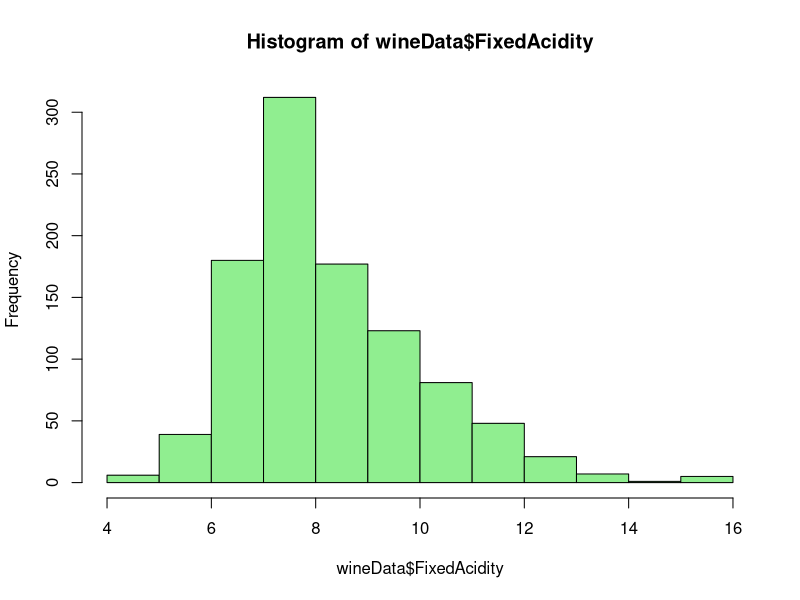
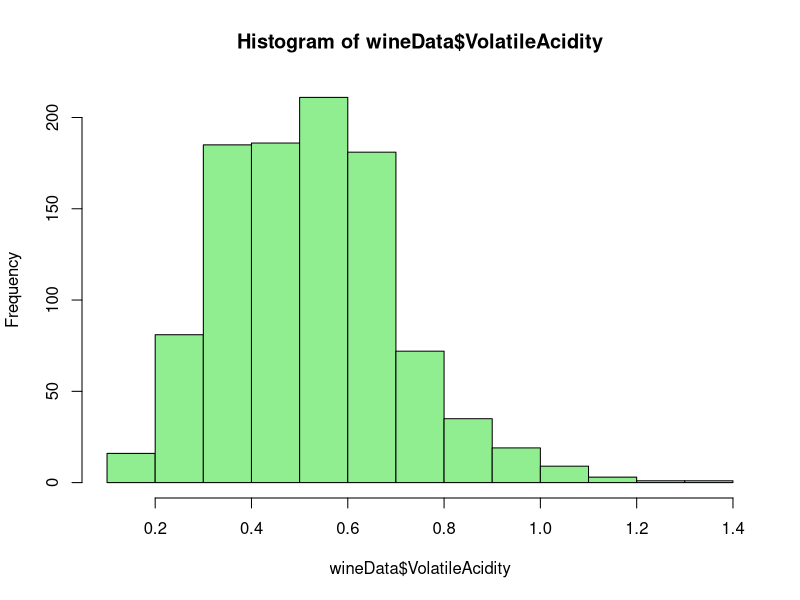
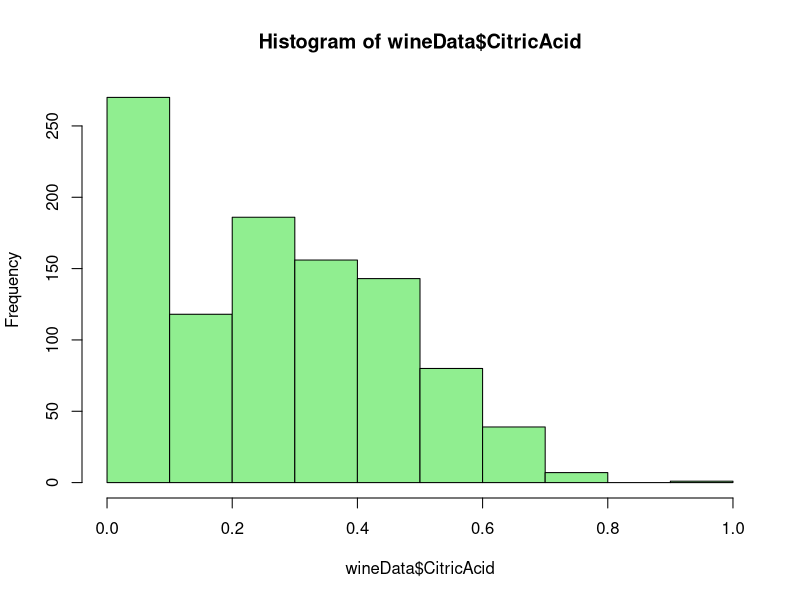
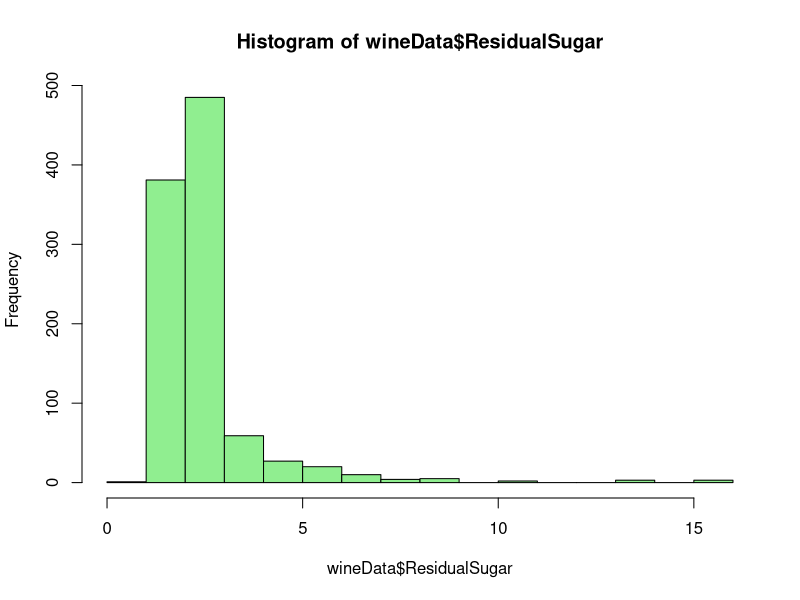
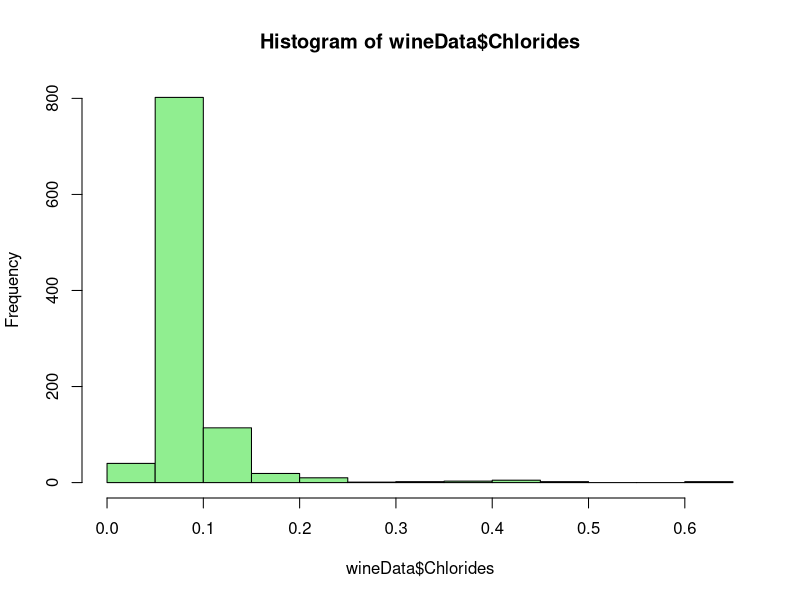
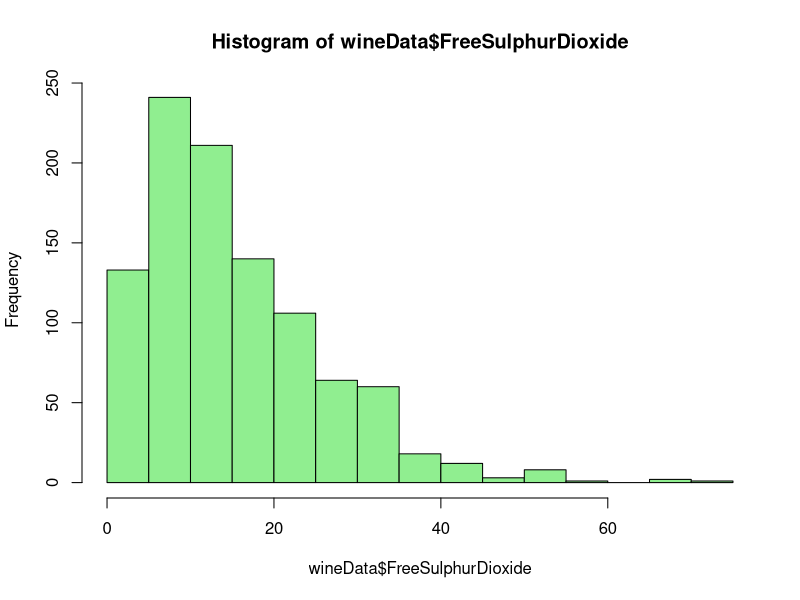
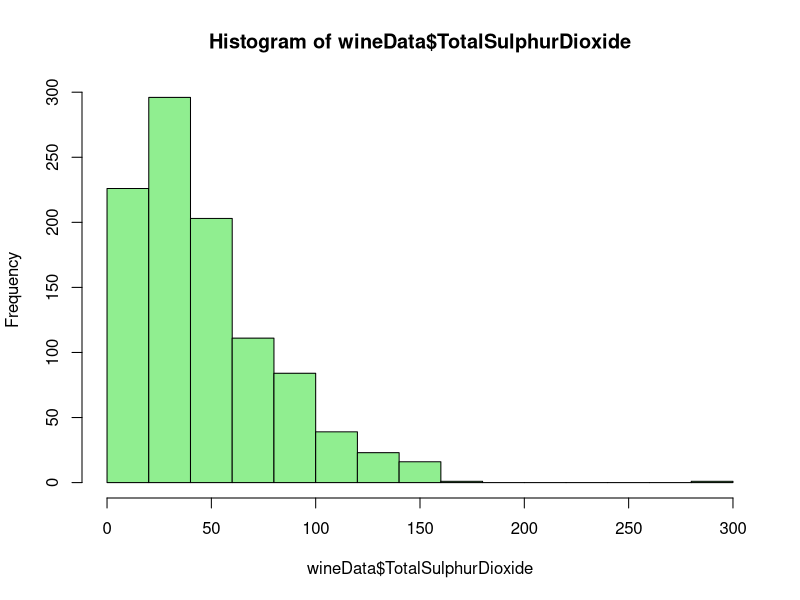
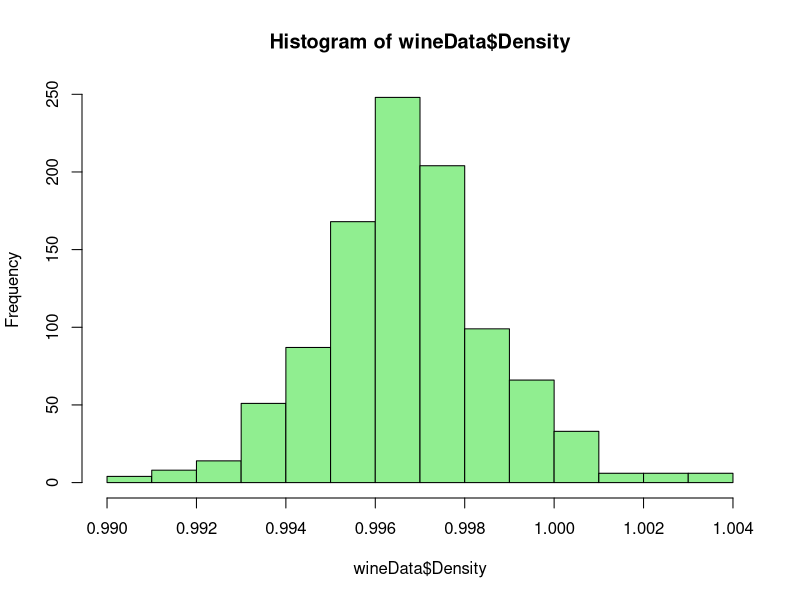

These figures' R source, in order:
# =========================================================
# CZ 4073 - Data Science For Business
# Assignment 1
# Name: KAMATH SHANTANU ARUN
# Matric Card: U1422577F
# =========================================================

# Problem 1:
# In this problem, our dataset is -- assign1_WineData.csv
# The solution of the problem looks to fit an optimal linear
# regression model to predict the "Quality" of the wine

# ---------------------------------------------------------
# Importing the dataset Week04wineData.csv as wineData
wineData <- read.csv("assign1_WineData.csv", header = TRUE)

# ---------------------------------------------------------
# Performing some basic exploratory data analysis

# Dimensional information of the dataset
dim(wineData)
# Here we find that we have information of 1000 instances 
# of wine and there are 12 different variables that
# describe it

# Labels of the variables in the dataset
names(wineData)
# It provides us the names of each of the 12 variables

# Structure of the dataset
str(wineData)
# We find that the data is stored in a "data.frame"
# All of the variable have numeric data type

# First few rows of the data
head(wineData)
# Last few rows of the data
tail(wineData)
# heads and tails provide a general idea in terms of 
# the variables actual values and their magnitudes

# Summary statistics for all variables
summary(wineData)
# It returns a table with the results of the summary
# function applied to each column in the data frame

# For each column, it returns the minimum value, 1st quantile, 
# median, mean, 3rd quantile and the maximum value
# Providing us with the spread, distribution and central 
# tendency of the variables

# ---------------------------------------------------------
# Visulisation of the dataset

# Viewing histograms of individual variables to understand 
# its distribution shape, center, range and variation
hist(wineData$FixedAcidity, col = "lightgreen")
hist(wineData$VolatileAcidity, col = "lightgreen")
hist(wineData$CitricAcid, col = "lightgreen")
hist(wineData$ResidualSugar, col = "lightgreen")
hist(wineData$Chlorides, col = "lightgreen")
hist(wineData$FreeSulphurDioxide, col = "lightgreen")
hist(wineData$TotalSulphurDioxide, col = "lightgreen")
hist(wineData$Density, col = "lightgreen")
hist(wineData$pH, col = "lightgreen")
hist(wineData$Sulphates, col = "lightgreen")
hist(wineData$Alcohol, col = "lightgreen")
hist(wineData$Quality, col = "lightgreen")
# Most of the plots show a normal distribution while others
# show right skewed distribution

# Boxplots of all individual variables
# checking correspondence with summary statistics
boxplot(wineData$FixedAcidity , horizontal = TRUE, col = "steelblue")
boxplot(wineData$VolatileAcidity, horizontal = TRUE, col = "steelblue")
boxplot(wineData$CitricAcid, horizontal = TRUE, col = "steelblue")
boxplot(wineData$ResidualSugar, horizontal = TRUE, col = "steelblue")
boxplot(wineData$Chlorides, horizontal = TRUE, col = "steelblue")
boxplot(wineData$FreeSulphurDioxide, horizontal = TRUE, col = "steelblue")
boxplot(wineData$TotalSulphurDioxide, horizontal = TRUE, col = "steelblue")
boxplot(wineData$Density, horizontal = TRUE, col = "steelblue")
boxplot(wineData$pH, horizontal = TRUE, col = "steelblue")
boxplot(wineData$Sulphates, horizontal = TRUE, col = "steelblue")
boxplot(wineData$Alcohol, horizontal = TRUE, col = "steelblue")
boxplot(wineData$Quality, horizontal = TRUE, col = "steelblue")
# Box plots were able to clearly point out potential outliers 
# and provide a better sense on where the median or mean lie
# hence improving our understanding of the frequency histograms
# and the entire dataset


# ---------------------------------------------------------
# Checking correlation between the variable of the dataset
cor(wineData)
# install.packages("corrplot")
library(corrplot)
corrplot.mixed(cor(wineData))
# corrplot library uses colours and shape to visual represent
# the strength of the correlations in a matrix format

# With the correlation matrix, we find that "Quality" doesnot 
# have a very strong correlation with any of the variables.
# The most correlation being with Alcohol (0.47) and 
# VolatileAcidity (-0.39)
# Low or zero correlated variable will be least significant 
# and would be eliminated early to create the best model

# The highest correlation(|0.66-0.67|) found was betwen 
# FixedAcidity & Density,
# FixedAcidity & pH,
# FixedAcidity & CitricAcid
# FreeSulphurDioxide & TotalSulphurDioxide,
# Hence these variables are likely to absorb each others
# contribution to Quality and may cause them to be futile
# in predicting Quality

# ---------------------------------------------------------
# Plotting two-dimensional scatterplots of all pairs of variables
pairs(wineData, pch = 19, col = "blue")
# Viewing the scatter plots we can understand why the correlation
# of the various variable pairs are either high or low
# It is difficult to judge the plots that involve Quality because
# its type is integer and more discrete than continuous.

# The scatter plot between sulphate and Quality seem to be less 
# spherical and hence point towards some linearity/nonlinearity
# which would be a good place to do some trial and error.

# ---------------------------------------------------------
# Perform Linear Regression (Quality vs rest of the variables)

# We will use adjusted R-squared as the metric to determine
# if the model is improving

# Linear model on Quality vs Rest of the variables
# Model 1. - Full Model
lmFit1 <- lm(Quality ~ ., data = wineData)

# Display the summary of Model 1.
summary(lmFit1)

# The "Full Model" summary statistics provide us with information
# on the formula, residuals, and coefficients.
# The coefficients provide a scale of significance on each of
# the variables that provide a contribution on predicting the Quality.

# ---------------------------------------------------------
# Building an Updated Model by removing the least significant 
# variable at a time

# To do so, we would want to eliminate the most insignificant
# variables having "." or lesser on the scale.
# With variables having the same significance, we will use 
# Probability (Pr) to decide

# The value in the Pr colum informs us of the probability of 
# coefficient of the variable to go to zero. The higher the 
# probability the lower its significance.

# Linear Model on Quality vs Rest minus FixedAcidity
# Model 2.
lmFit2 <- update(lmFit1, ~ . - FixedAcidity, data = wineData)

# Display the summary of the updated linear model
summary(lmFit2)

# In Model 2,  we removed the variable FixedAcidity (Pr = 0.76) 
# as it was the least significant
# This helped improve the R-squared to 0.3413 from 0.3407

# Linear Model on Quality vs Rest minus FixedAcidity, CitricAcid
# Model 3.
lmFit3 <- update(lmFit2, ~ . - CitricAcid, data = wineData)

# Display the summary of the updated linear model
summary(lmFit3)

# Similarly in Model 3, we removed the variable CitricAcid (Pr = 0.75) 
# This helped improve the R-squared to 0.3419 from 0.3413

# Linear Model on Quality vs Rest minus FixedAcidity, CitricAcid,
# ResidualSugar
# Model 4.
lmFit4 <- update(lmFit3, ~ . - ResidualSugar, data = wineData)

# Display the summary of the updated linear model
summary(lmFit4)

# Similarly in Model 4, we removed the variable ResidualSugar (Pr = 0.33) 
# This helped improve the R-squared to 0.342 from 0.3419

# Linear Model on Quality vs Rest minus FixedAcidity, CitricAcid,
# ResidualSugar, Density
# Model 5.
lmFit5 <- update(lmFit4, ~ . - Density, data = wineData)

# Display the summary of the updated linear model
summary(lmFit5)

# Lastly in Model 5, we removed the variable Density (Pr = 0.48) 
# This helped improve the R-squared to 0.3423 from 0.3420

# Now we have covered the linearity part of the model 
# and kept only the variables that have a significance of 
# Pr lower than 0.05 (*).

# ---------------------------------------------------------
# Checking for Non-linear Relations with Variables

# Plotting Quality vs all the remaining variables 
# individually to try and better understand and detect 
# non-linearity
plot(wineData$VolatileAcidity, wineData$Quality, pch = 19, col = "blue")
plot(wineData$Chlorides, wineData$Quality, pch = 19, col = "blue")
plot(wineData$FreeSulphurDioxide, wineData$Quality, pch = 19, col = "blue")
plot(wineData$TotalSulphurDioxide, wineData$Quality, pch = 19, col = "blue")
plot(wineData$pH, wineData$Quality, pch = 19, col = "blue")
plot(wineData$Sulphates, wineData$Quality, pch = 19, col = "blue")
plot(wineData$Alcohol, wineData$Quality, pch = 19, col = "blue")

# Most of the plots show no non-linearity, except for sulphates
# which is unclear and ambiguous on its nonlinearity

# Fitting the linear model on Quality vs remaining variables but
# introducing non-linear term as per observations above

# Model 6.
lmFit6 <- update(lmFit5, ~ . + I(Sulphates^2), data = wineData)

# Display the summary of the updated linear model
summary(lmFit6)

# With addition of an independant variable (sulphates)^2 in
# Model 6, we could see that the doubt was indeed correct and
# the variable is useful and highly significant in predicting
# Quality. It helped improve the R-squared to 0.3640 from 0.3423

# We now further look to eliminate the least significant variables.
# We can see that FreeSulphurDioxide has lost its significance due 
# the presence of the new variable, that absorbed its contribution.

# Linear Model 6 minus FreeSulphurDioxide
# Model 7.
lmFit7 <- update(lmFit6, ~ . - FreeSulphurDioxide, data = wineData)

# Display the summary of the updated linear model
summary(lmFit7)

# The elimination of FreeSulphurDioxide decreased the R-squared to
# 0.363 from 0.364 but it increased the F-statistic and Degrees of 
# Freedom, hence proved useful.
# We now aim to keep only variables that have high significance (***)
# in our model and hence look to eliminate TotalSulphurDioxide.

# Linear Model 6 minus FreeSulphurDioxide, TotalSulphurDioxide
# Model 8.
lmFit8 <- update(lmFit7, ~ . - TotalSulphurDioxide, data = wineData)

# Display the summary of the updated linear model
summary(lmFit8)

# As seen earlier the elimination of TotalSulphurDioxide also 
# decreased the R-squared to 0.3602 from 0.363 but resulted in 
# an increase in F-statistic and Degrees of Freedom

# 13b : check the model for potential outliers
plot(lmFit8)

# 13c : remove outliers and high-leverage points
cd <- cooks.distance(lmFit8)
wineData.clean <- wineData[abs(cd) < 4/nrow(wineData), ]
nrow(wineData.clean)

# 13d : fit your best model to the clean dataset
formula(lmFit8)
lmFit <- lm(formula(lmFit8), data = wineData.clean)

# 13e : did the performance of the model improve?
summary(lmFit)
plot(lmFit)
